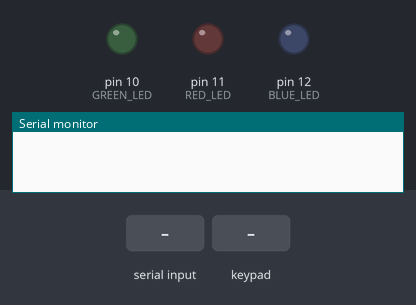
Bench run of a sketch on a simulated Arduino Uno, built with avr-gcc and run on an emulated ATmega328P. Parts: output pins drawn as LEDs (lit = HIGH), the last lines printed to the serial monitor. The test bench sets the inputs (shaded band).

Above: at 1.2 s.
1.3 s: "G" received over Serial
At 2.4 s:
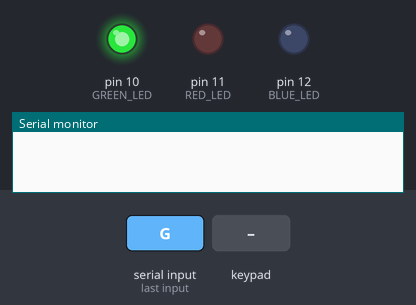
2.8 s: "R" received over Serial
5.8 s: key '1' pressed
At 7.4 s:
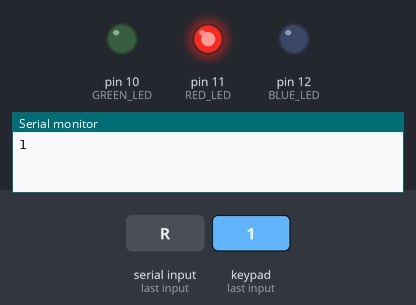
7.8 s: "P" received over Serial
10.8 s: keypad keys 9 8 7 6 # pressed 0.4 s apart
At 12.4 s:
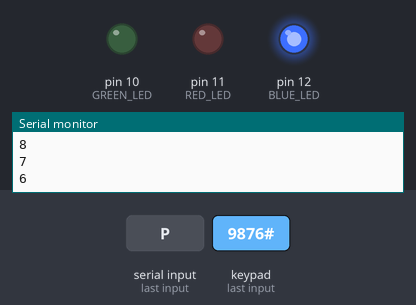
14.3 s: key 'A' pressed
Timing chart, 0 to 16.8 s (numbered marks = the images above; inputs shaded):
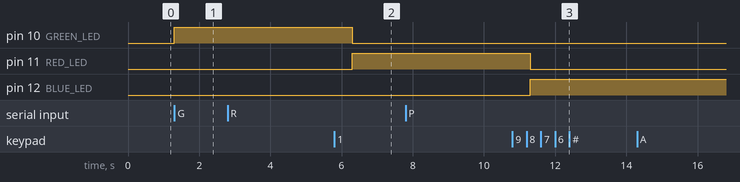

The sketch:

sketch.ino
```cpp
// Author: Morteza Farrokhnejad

#include <Keypad.h>

// Keypad configuration
const byte ROWS = 4;
const byte COLS = 4;
char hexKeys[ROWS][COLS] = {
  {'1','2','3','A'},
  {'4','5','6','B'},
  {'7','8','9','C'},
  {'*','0','#','D'}
};
byte rowPins[ROWS] = {9, 8, 7, 6};
byte colPins[COLS] = {5, 4, 3, 2};
Keypad keypad = Keypad(makeKeymap(hexKeys), rowPins, colPins, ROWS, COLS);

// LED configuration
const int GREEN_LED = 10;
const int RED_LED = 11;
const int BLUE_LED = 12;

void setup() {
  Serial.begin(9600);
  pinMode(GREEN_LED, OUTPUT);
  pinMode(RED_LED, OUTPUT);
  pinMode(BLUE_LED, OUTPUT);
  set_leds(LOW, LOW, LOW);
}

void loop() {
  handle_keypad();
  handle_serial();
}

void handle_keypad() {
  char key = keypad.getKey();
  if (key) {
    Serial.println(key);
  }
}

void handle_serial() {
  if (Serial.available() > 0) {
    char cmd = Serial.read();
    switch(cmd) {
      case 'G':  // Access granted
        set_leds(HIGH, LOW, LOW);
        delay(5000);
        set_leds(LOW, LOW, LOW);
        break;
      case 'R':  // Access denied
        set_leds(LOW, HIGH, LOW);
        delay(5000);
        set_leds(LOW, LOW, LOW);
        break;
      case 'P':  // Face scan in progress
        set_leds(LOW, LOW, HIGH);
        break;
      case 'L':  // System locked
        set_leds(LOW, HIGH, LOW);
        delay(60000);
        set_leds(LOW, LOW, LOW);
        break;
      case 'X':  // Reset
        set_leds(LOW, LOW, LOW);
        break;
    }
  }
}

void set_leds(int green, int red, int blue) {
  digitalWrite(GREEN_LED, green);
  digitalWrite(RED_LED, red);
  digitalWrite(BLUE_LED, blue);
}
```

Measured:
- after the input at 1.3 s, pin 10 (GREEN_LED): LOW → HIGH at once
- after the input at 2.8 s, every drawn part: stays the same
- after the input at 7.8 s, every drawn part: stays the same
